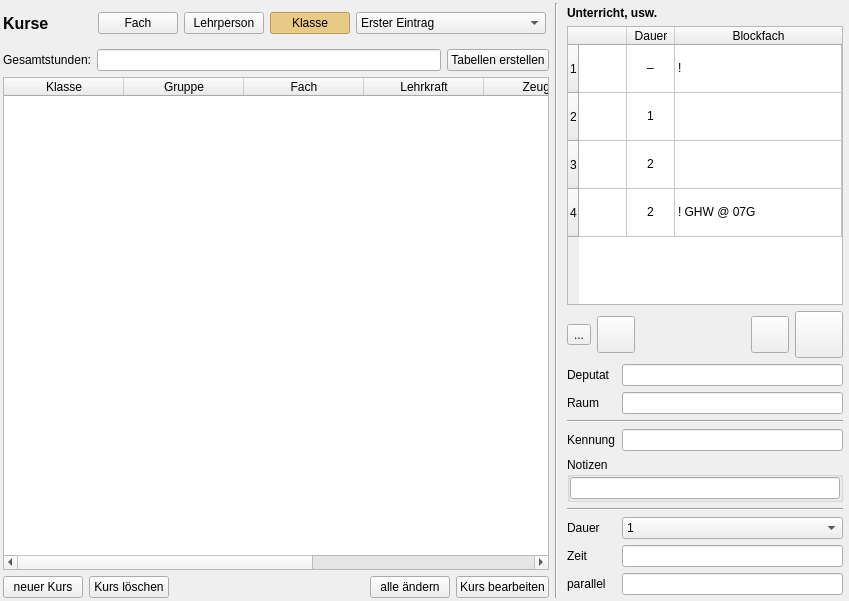
<?xml version="1.0" encoding="UTF-8"?>
<ui version="4.0">
 <class>CourseEditor</class>
 <widget class="QWidget" name="CourseEditor">
  <property name="geometry">
   <rect>
    <x>0</x>
    <y>0</y>
    <width>849</width>
    <height>601</height>
   </rect>
  </property>
  <property name="sizePolicy">
   <sizepolicy hsizetype="Preferred" vsizetype="MinimumExpanding">
    <horstretch>0</horstretch>
    <verstretch>0</verstretch>
   </sizepolicy>
  </property>
  <property name="mouseTracking">
   <bool>false</bool>
  </property>
  <property name="windowTitle">
   <string>Kurse und Stunden</string>
  </property>
  <layout class="QHBoxLayout" name="horizontalLayout_3">
   <property name="leftMargin">
    <number>3</number>
   </property>
   <property name="topMargin">
    <number>3</number>
   </property>
   <property name="rightMargin">
    <number>3</number>
   </property>
   <property name="bottomMargin">
    <number>3</number>
   </property>
   <item>
    <layout class="QVBoxLayout" name="verticalLayout_2">
     <item>
      <layout class="QHBoxLayout" name="horizontalLayout" stretch="0,1,0">
       <item>
        <widget class="QLabel" name="label">
         <property name="font">
          <font>
           <pointsize>12</pointsize>
           <bold>true</bold>
          </font>
         </property>
         <property name="text">
          <string>Kurse</string>
         </property>
        </widget>
       </item>
       <item>
        <spacer name="horizontalSpacer">
         <property name="orientation">
          <enum>Qt::Horizontal</enum>
         </property>
         <property name="sizeHint" stdset="0">
          <size>
           <width>40</width>
           <height>20</height>
          </size>
         </property>
        </spacer>
       </item>
       <item>
        <widget class="QFrame" name="frame">
         <property name="minimumSize">
          <size>
           <width>0</width>
           <height>40</height>
          </size>
         </property>
         <property name="toolTip">
          <string>&lt;html&gt;&lt;head/&gt;&lt;body&gt;&lt;p&gt;Die Kurse können für eine Klasse, eine Person oder ein Fach betrachtet werden.&lt;/p&gt;&lt;p&gt;Klicke auf die entsprechende Schaltfläche, dann ist die weitere Wahl im Aufklappmenü möglich.&lt;/p&gt;&lt;p&gt;&lt;br/&gt;&lt;/p&gt;&lt;/body&gt;&lt;/html&gt;</string>
         </property>
         <property name="styleSheet">
          <string notr="true">QPushButton:checked {background-color: #ffd36b;}</string>
         </property>
         <property name="frameShadow">
          <enum>QFrame::Raised</enum>
         </property>
         <layout class="QHBoxLayout" name="horizontalLayout_4">
          <property name="leftMargin">
           <number>3</number>
          </property>
          <property name="topMargin">
           <number>3</number>
          </property>
          <property name="rightMargin">
           <number>3</number>
          </property>
          <property name="bottomMargin">
           <number>3</number>
          </property>
          <item>
           <widget class="QPushButton" name="pb_SUBJECT">
            <property name="text">
             <string>Fach</string>
            </property>
            <property name="checkable">
             <bool>true</bool>
            </property>
            <attribute name="buttonGroup">
             <string notr="true">buttonGroup</string>
            </attribute>
           </widget>
          </item>
          <item>
           <widget class="QPushButton" name="pb_TEACHER">
            <property name="text">
             <string>Lehrperson</string>
            </property>
            <property name="checkable">
             <bool>true</bool>
            </property>
            <attribute name="buttonGroup">
             <string notr="true">buttonGroup</string>
            </attribute>
           </widget>
          </item>
          <item>
           <widget class="QPushButton" name="pb_CLASS">
            <property name="text">
             <string>Klasse</string>
            </property>
            <property name="checkable">
             <bool>true</bool>
            </property>
            <property name="checked">
             <bool>true</bool>
            </property>
            <attribute name="buttonGroup">
             <string notr="true">buttonGroup</string>
            </attribute>
           </widget>
          </item>
          <item>
           <widget class="QComboBox" name="combo_class">
            <property name="sizeAdjustPolicy">
             <enum>QComboBox::AdjustToContents</enum>
            </property>
            <item>
             <property name="text">
              <string>Erster Eintrag</string>
             </property>
            </item>
            <item>
             <property name="text">
              <string>Ein sehr ausführlicher Eintrag</string>
             </property>
            </item>
           </widget>
          </item>
         </layout>
        </widget>
       </item>
      </layout>
     </item>
     <item>
      <layout class="QHBoxLayout" name="horizontalLayout_6">
       <item>
        <widget class="QLabel" name="label_2">
         <property name="text">
          <string>Gesamtstunden:</string>
         </property>
        </widget>
       </item>
       <item>
        <widget class="QLineEdit" name="total">
         <property name="readOnly">
          <bool>true</bool>
         </property>
        </widget>
       </item>
       <item>
        <widget class="QPushButton" name="make_tables">
         <property name="text">
          <string>Tabellen erstellen</string>
         </property>
        </widget>
       </item>
      </layout>
     </item>
     <item>
      <widget class="QTableWidget" name="course_table">
       <property name="editTriggers">
        <set>QAbstractItemView::NoEditTriggers</set>
       </property>
       <property name="alternatingRowColors">
        <bool>true</bool>
       </property>
       <property name="selectionMode">
        <enum>QAbstractItemView::SingleSelection</enum>
       </property>
       <property name="selectionBehavior">
        <enum>QAbstractItemView::SelectRows</enum>
       </property>
       <attribute name="horizontalHeaderDefaultSectionSize">
        <number>120</number>
       </attribute>
       <attribute name="horizontalHeaderStretchLastSection">
        <bool>true</bool>
       </attribute>
       <column>
        <property name="text">
         <string>Klasse</string>
        </property>
       </column>
       <column>
        <property name="text">
         <string>Gruppe</string>
        </property>
       </column>
       <column>
        <property name="text">
         <string>Fach</string>
        </property>
       </column>
       <column>
        <property name="text">
         <string>Lehrkraft</string>
        </property>
       </column>
       <column>
        <property name="text">
         <string>Zeugnis</string>
        </property>
       </column>
       <column>
        <property name="text">
         <string>Noten</string>
        </property>
       </column>
       <column>
        <property name="text">
         <string>Anmerkung</string>
        </property>
       </column>
      </widget>
     </item>
     <item>
      <layout class="QHBoxLayout" name="horizontalLayout_2">
       <item>
        <widget class="QPushButton" name="pb_new_course">
         <property name="text">
          <string>neuer Kurs</string>
         </property>
        </widget>
       </item>
       <item>
        <widget class="QPushButton" name="pb_delete_course">
         <property name="text">
          <string>Kurs löschen</string>
         </property>
        </widget>
       </item>
       <item>
        <spacer name="horizontalSpacer_3">
         <property name="orientation">
          <enum>Qt::Horizontal</enum>
         </property>
         <property name="sizeHint" stdset="0">
          <size>
           <width>40</width>
           <height>20</height>
          </size>
         </property>
        </spacer>
       </item>
       <item>
        <widget class="QPushButton" name="pb_change_all">
         <property name="text">
          <string>alle ändern</string>
         </property>
        </widget>
       </item>
       <item>
        <widget class="QPushButton" name="pb_edit_course">
         <property name="text">
          <string>Kurs bearbeiten</string>
         </property>
        </widget>
       </item>
      </layout>
     </item>
    </layout>
   </item>
   <item>
    <widget class="Line" name="line_3">
     <property name="orientation">
      <enum>Qt::Vertical</enum>
     </property>
    </widget>
   </item>
   <item>
    <widget class="QWidget" name="frame_r" native="true">
     <property name="enabled">
      <bool>true</bool>
     </property>
     <property name="maximumSize">
      <size>
       <width>320</width>
       <height>16777215</height>
      </size>
     </property>
     <layout class="QVBoxLayout" name="verticalLayout">
      <property name="leftMargin">
       <number>3</number>
      </property>
      <property name="topMargin">
       <number>3</number>
      </property>
      <property name="rightMargin">
       <number>3</number>
      </property>
      <property name="bottomMargin">
       <number>3</number>
      </property>
      <item>
       <widget class="QLabel" name="label_3">
        <property name="font">
         <font>
          <bold>true</bold>
         </font>
        </property>
        <property name="text">
         <string>Unterricht, usw.</string>
        </property>
       </widget>
      </item>
      <item>
       <widget class="QTableWidget" name="lesson_table">
        <property name="sizePolicy">
         <sizepolicy hsizetype="Expanding" vsizetype="Expanding">
          <horstretch>0</horstretch>
          <verstretch>1</verstretch>
         </sizepolicy>
        </property>
        <property name="minimumSize">
         <size>
          <width>0</width>
          <height>150</height>
         </size>
        </property>
        <property name="styleSheet">
         <string notr="true">QTableView {
  selection-background-color: #f0e0ff;
  selection-color: black;
}
</string>
        </property>
        <property name="editTriggers">
         <set>QAbstractItemView::NoEditTriggers</set>
        </property>
        <property name="showDropIndicator" stdset="0">
         <bool>false</bool>
        </property>
        <property name="dragDropOverwriteMode">
         <bool>false</bool>
        </property>
        <property name="alternatingRowColors">
         <bool>false</bool>
        </property>
        <property name="selectionMode">
         <enum>QAbstractItemView::SingleSelection</enum>
        </property>
        <property name="selectionBehavior">
         <enum>QAbstractItemView::SelectRows</enum>
        </property>
        <property name="iconSize">
         <size>
          <width>40</width>
          <height>40</height>
         </size>
        </property>
        <attribute name="horizontalHeaderVisible">
         <bool>true</bool>
        </attribute>
        <attribute name="horizontalHeaderCascadingSectionResizes">
         <bool>true</bool>
        </attribute>
        <attribute name="horizontalHeaderMinimumSectionSize">
         <number>36</number>
        </attribute>
        <attribute name="horizontalHeaderDefaultSectionSize">
         <number>48</number>
        </attribute>
        <attribute name="horizontalHeaderStretchLastSection">
         <bool>true</bool>
        </attribute>
        <attribute name="verticalHeaderCascadingSectionResizes">
         <bool>true</bool>
        </attribute>
        <attribute name="verticalHeaderMinimumSectionSize">
         <number>48</number>
        </attribute>
        <attribute name="verticalHeaderDefaultSectionSize">
         <number>48</number>
        </attribute>
        <row>
         <property name="text">
          <string>1</string>
         </property>
        </row>
        <row>
         <property name="text">
          <string>2</string>
         </property>
        </row>
        <row>
         <property name="text">
          <string>3</string>
         </property>
        </row>
        <row>
         <property name="text">
          <string>4</string>
         </property>
        </row>
        <column>
         <property name="text">
          <string/>
         </property>
        </column>
        <column>
         <property name="text">
          <string>Dauer</string>
         </property>
        </column>
        <column>
         <property name="text">
          <string>Blockfach</string>
         </property>
        </column>
        <item row="0" column="0">
         <property name="text">
          <string/>
         </property>
         <property name="textAlignment">
          <set>AlignCenter</set>
         </property>
         <property name="icon">
          <iconset>
           <normaloff>../icons/cash.svg</normaloff>../icons/cash.svg</iconset>
         </property>
        </item>
        <item row="0" column="1">
         <property name="text">
          <string>–</string>
         </property>
         <property name="textAlignment">
          <set>AlignCenter</set>
         </property>
        </item>
        <item row="0" column="2">
         <property name="text">
          <string>!</string>
         </property>
        </item>
        <item row="1" column="0">
         <property name="text">
          <string/>
         </property>
         <property name="textAlignment">
          <set>AlignCenter</set>
         </property>
         <property name="icon">
          <iconset>
           <normaloff>../icons/lesson.svg</normaloff>../icons/lesson.svg</iconset>
         </property>
        </item>
        <item row="1" column="1">
         <property name="text">
          <string>1</string>
         </property>
         <property name="textAlignment">
          <set>AlignCenter</set>
         </property>
        </item>
        <item row="1" column="2">
         <property name="text">
          <string/>
         </property>
        </item>
        <item row="2" column="0">
         <property name="text">
          <string/>
         </property>
         <property name="textAlignment">
          <set>AlignCenter</set>
         </property>
         <property name="icon">
          <iconset>
           <normaloff>../icons/lesson.svg</normaloff>../icons/lesson.svg</iconset>
         </property>
        </item>
        <item row="2" column="1">
         <property name="text">
          <string>2</string>
         </property>
         <property name="textAlignment">
          <set>AlignCenter</set>
         </property>
        </item>
        <item row="2" column="2">
         <property name="text">
          <string/>
         </property>
        </item>
        <item row="3" column="0">
         <property name="text">
          <string/>
         </property>
         <property name="textAlignment">
          <set>AlignCenter</set>
         </property>
         <property name="icon">
          <iconset>
           <normaloff>../icons/lesson_block.svg</normaloff>../icons/lesson_block.svg</iconset>
         </property>
        </item>
        <item row="3" column="1">
         <property name="text">
          <string>2</string>
         </property>
         <property name="textAlignment">
          <set>AlignCenter</set>
         </property>
        </item>
        <item row="3" column="2">
         <property name="text">
          <string>! GHW @ 07G</string>
         </property>
        </item>
       </widget>
      </item>
      <item>
       <layout class="QHBoxLayout" name="horizontalLayout_5">
        <item>
         <widget class="QToolButton" name="new_element">
          <property name="toolTip">
           <string>&lt;html&gt;&lt;head/&gt;&lt;body&gt;&lt;p&gt;Element (einfache Stunde, Block oder Deputat) hinzufügen&lt;/p&gt;&lt;/body&gt;&lt;/html&gt;</string>
          </property>
          <property name="text">
           <string>...</string>
          </property>
          <property name="icon">
           <iconset>
            <normaloff>../icons/new_lesson_element.svg</normaloff>../icons/new_lesson_element.svg</iconset>
          </property>
          <property name="iconSize">
           <size>
            <width>40</width>
            <height>40</height>
           </size>
          </property>
         </widget>
        </item>
        <item>
         <widget class="QToolButton" name="lesson_add">
          <property name="toolTip">
           <string>&lt;html&gt;&lt;head/&gt;&lt;body&gt;&lt;p&gt;Unterrichtsstunde zum Element hinzufügen&lt;/p&gt;&lt;/body&gt;&lt;/html&gt;</string>
          </property>
          <property name="icon">
           <iconset>
            <normaloff>../icons/lesson_add.svg</normaloff>../icons/lesson_add.svg</iconset>
          </property>
          <property name="iconSize">
           <size>
            <width>30</width>
            <height>30</height>
           </size>
          </property>
         </widget>
        </item>
        <item>
         <spacer name="horizontalSpacer_4">
          <property name="orientation">
           <enum>Qt::Horizontal</enum>
          </property>
          <property name="sizeHint" stdset="0">
           <size>
            <width>40</width>
            <height>20</height>
           </size>
          </property>
         </spacer>
        </item>
        <item>
         <widget class="QToolButton" name="lesson_sub">
          <property name="toolTip">
           <string>&lt;html&gt;&lt;head/&gt;&lt;body&gt;&lt;p&gt;Unterrichtsstunde vom Element entfernen. Die letzte Stunde kann auf diese Weise nicht entfernt werden, dafür muss der Kurs (bzw. alle Kurse) vom Element getrennt werden. &lt;/p&gt;&lt;/body&gt;&lt;/html&gt;</string>
          </property>
          <property name="icon">
           <iconset>
            <normaloff>../icons/lesson_sub.svg</normaloff>../icons/lesson_sub.svg</iconset>
          </property>
          <property name="iconSize">
           <size>
            <width>30</width>
            <height>30</height>
           </size>
          </property>
         </widget>
        </item>
        <item>
         <widget class="QToolButton" name="remove_element">
          <property name="toolTip">
           <string>&lt;html&gt;&lt;head/&gt;&lt;body&gt;&lt;p&gt;Kurs vom Element trennen. Außer wenn das Element ein Block mit anderen Kursen ist, wird das Element vollständig gelöscht.&lt;/p&gt;&lt;/body&gt;&lt;/html&gt;</string>
          </property>
          <property name="icon">
           <iconset>
            <normaloff>../icons/trash.svg</normaloff>../icons/trash.svg</iconset>
          </property>
          <property name="iconSize">
           <size>
            <width>40</width>
            <height>40</height>
           </size>
          </property>
         </widget>
        </item>
       </layout>
      </item>
      <item>
       <layout class="QFormLayout" name="formLayout">
        <item row="0" column="0">
         <widget class="QLabel" name="label_7">
          <property name="text">
           <string>Deputat</string>
          </property>
         </widget>
        </item>
        <item row="0" column="1">
         <widget class="QLineEdit" name="payment">
          <property name="readOnly">
           <bool>true</bool>
          </property>
         </widget>
        </item>
        <item row="1" column="0">
         <widget class="QLabel" name="label_8">
          <property name="text">
           <string>Raum</string>
          </property>
         </widget>
        </item>
        <item row="1" column="1">
         <widget class="QLineEdit" name="wish_room">
          <property name="readOnly">
           <bool>true</bool>
          </property>
         </widget>
        </item>
        <item row="2" column="0" colspan="2">
         <widget class="Line" name="line_2">
          <property name="orientation">
           <enum>Qt::Horizontal</enum>
          </property>
         </widget>
        </item>
        <item row="3" column="0">
         <widget class="QLabel" name="label_9">
          <property name="text">
           <string>Kennung</string>
          </property>
         </widget>
        </item>
        <item row="3" column="1">
         <widget class="QLineEdit" name="block_name">
          <property name="text">
           <string/>
          </property>
          <property name="readOnly">
           <bool>true</bool>
          </property>
         </widget>
        </item>
        <item row="4" column="0" colspan="2">
         <widget class="QGroupBox" name="groupBox_2">
          <property name="sizePolicy">
           <sizepolicy hsizetype="Preferred" vsizetype="Preferred">
            <horstretch>0</horstretch>
            <verstretch>0</verstretch>
           </sizepolicy>
          </property>
          <property name="title">
           <string>Notizen</string>
          </property>
          <layout class="QVBoxLayout" name="verticalLayout_3">
           <property name="leftMargin">
            <number>0</number>
           </property>
           <property name="topMargin">
            <number>0</number>
           </property>
           <property name="rightMargin">
            <number>0</number>
           </property>
           <property name="bottomMargin">
            <number>0</number>
           </property>
           <item>
            <widget class="QLineEdit" name="notes">
             <property name="readOnly">
              <bool>true</bool>
             </property>
            </widget>
           </item>
          </layout>
         </widget>
        </item>
        <item row="5" column="0" colspan="2">
         <widget class="Line" name="line">
          <property name="minimumSize">
           <size>
            <width>20</width>
            <height>0</height>
           </size>
          </property>
          <property name="orientation">
           <enum>Qt::Horizontal</enum>
          </property>
         </widget>
        </item>
        <item row="6" column="0">
         <widget class="QLabel" name="label_4">
          <property name="text">
           <string>Dauer</string>
          </property>
         </widget>
        </item>
        <item row="6" column="1">
         <widget class="QComboBox" name="lesson_length">
          <property name="currentText">
           <string>1</string>
          </property>
          <item>
           <property name="text">
            <string>1</string>
           </property>
          </item>
          <item>
           <property name="text">
            <string>2</string>
           </property>
          </item>
          <item>
           <property name="text">
            <string>3</string>
           </property>
          </item>
          <item>
           <property name="text">
            <string>4</string>
           </property>
          </item>
          <item>
           <property name="text">
            <string>5</string>
           </property>
          </item>
          <item>
           <property name="text">
            <string>6</string>
           </property>
          </item>
          <item>
           <property name="text">
            <string>7</string>
           </property>
          </item>
          <item>
           <property name="text">
            <string>8</string>
           </property>
          </item>
          <item>
           <property name="text">
            <string>9</string>
           </property>
          </item>
         </widget>
        </item>
        <item row="7" column="0">
         <widget class="QLabel" name="label_11">
          <property name="toolTip">
           <string notr="true">&lt;html&gt;&lt;head/&gt;&lt;body&gt;&lt;p&gt;Insbesondere für Epochenunterricht geeignet.&lt;/p&gt;&lt;p&gt;Jeder Block hat einen eigenen Kennzeichen.&lt;/p&gt;&lt;p&gt;Die Unterrichtsstunden können von mehreren Lehrern – parallel oder über das Jahr verteilt – gegeben.&lt;/p&gt;&lt;p&gt;Auch verschiedene Schülergruppen können betroffen sein.&lt;/p&gt;&lt;p&gt;&lt;br/&gt;&lt;/p&gt;&lt;/body&gt;&lt;/html&gt;</string>
          </property>
          <property name="text">
           <string>Zeit</string>
          </property>
         </widget>
        </item>
        <item row="7" column="1">
         <widget class="QLineEdit" name="wish_time">
          <property name="text">
           <string/>
          </property>
          <property name="readOnly">
           <bool>true</bool>
          </property>
         </widget>
        </item>
        <item row="8" column="0">
         <widget class="QLabel" name="label_10">
          <property name="text">
           <string>parallel</string>
          </property>
         </widget>
        </item>
        <item row="8" column="1">
         <widget class="QLineEdit" name="parallel">
          <property name="text">
           <string/>
          </property>
          <property name="readOnly">
           <bool>true</bool>
          </property>
         </widget>
        </item>
       </layout>
      </item>
     </layout>
    </widget>
   </item>
  </layout>
 </widget>
 <tabstops>
  <tabstop>pb_edit_course</tabstop>
  <tabstop>lesson_table</tabstop>
  <tabstop>new_element</tabstop>
  <tabstop>payment</tabstop>
  <tabstop>wish_room</tabstop>
  <tabstop>block_name</tabstop>
  <tabstop>notes</tabstop>
  <tabstop>wish_time</tabstop>
  <tabstop>parallel</tabstop>
 </tabstops>
 <resources/>
 <connections/>
 <buttongroups>
  <buttongroup name="buttonGroup"/>
 </buttongroups>
</ui>
